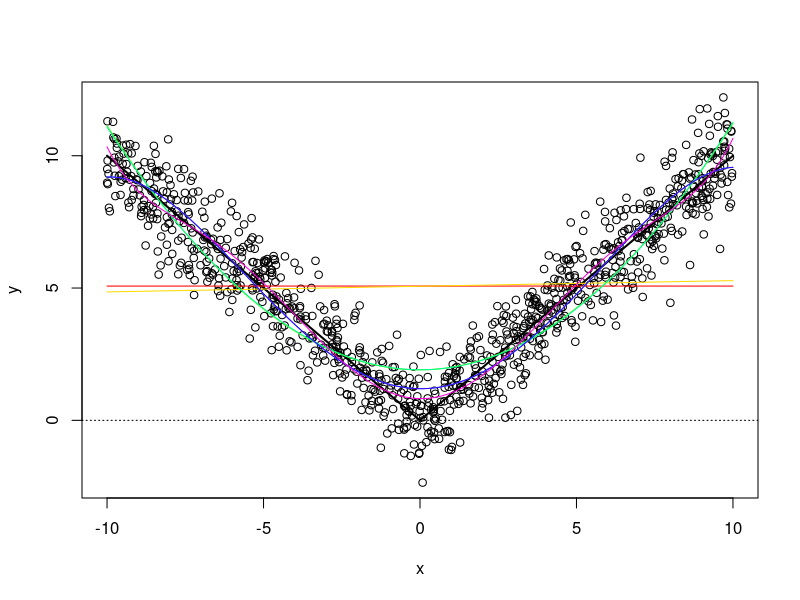
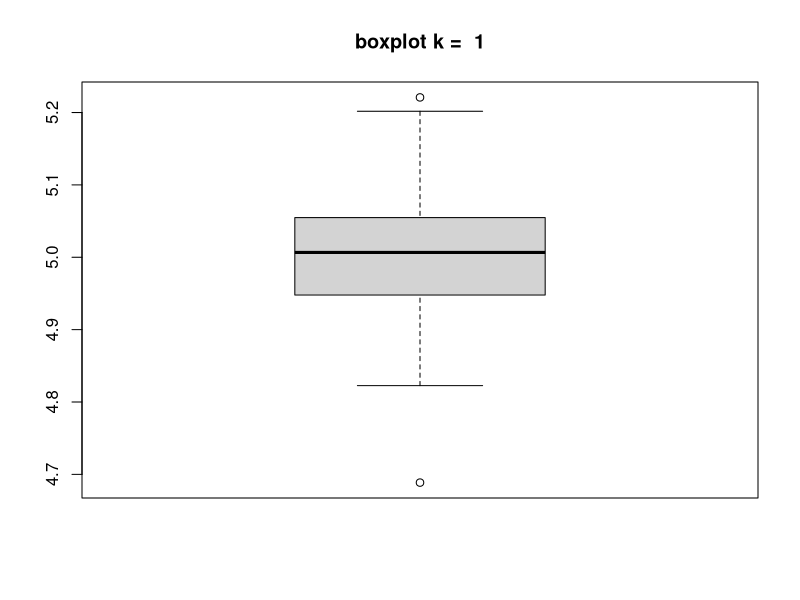
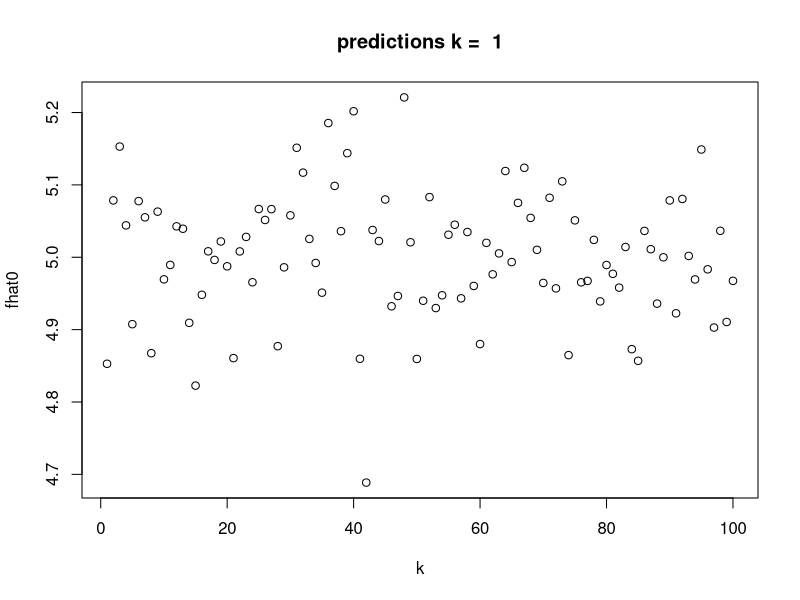
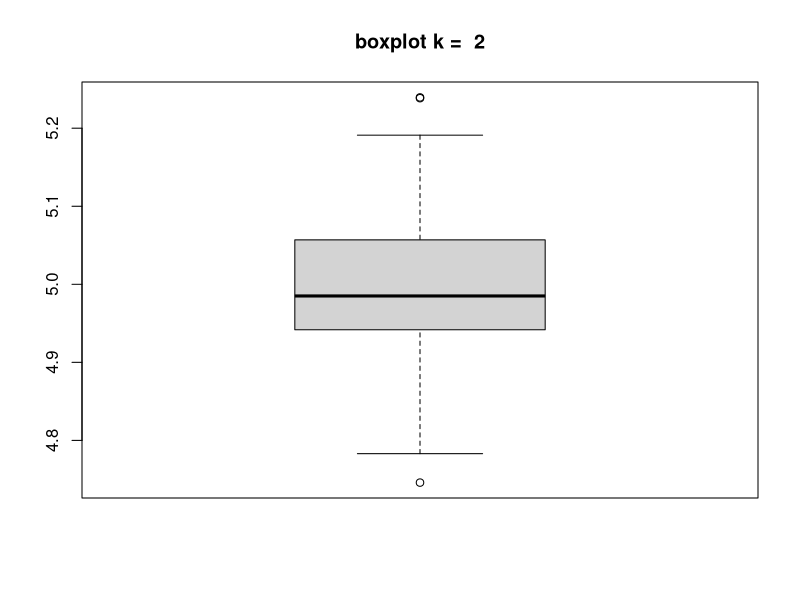
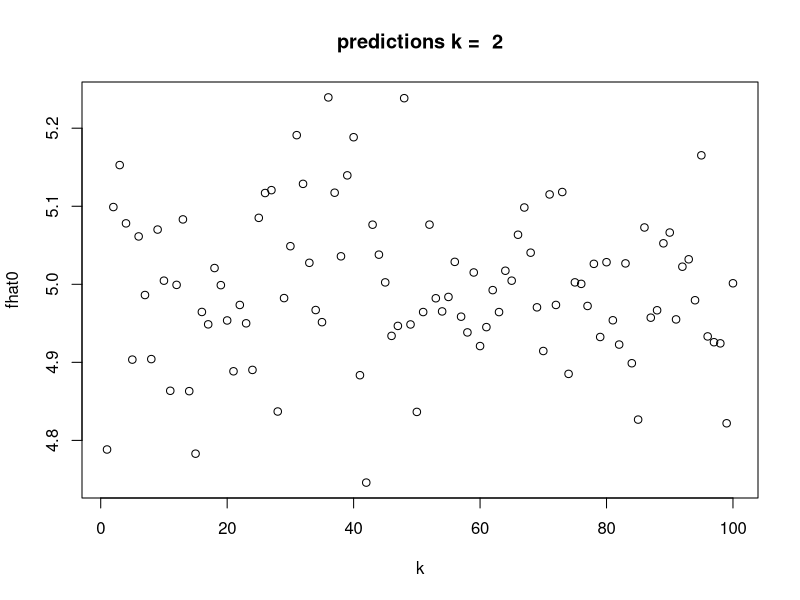
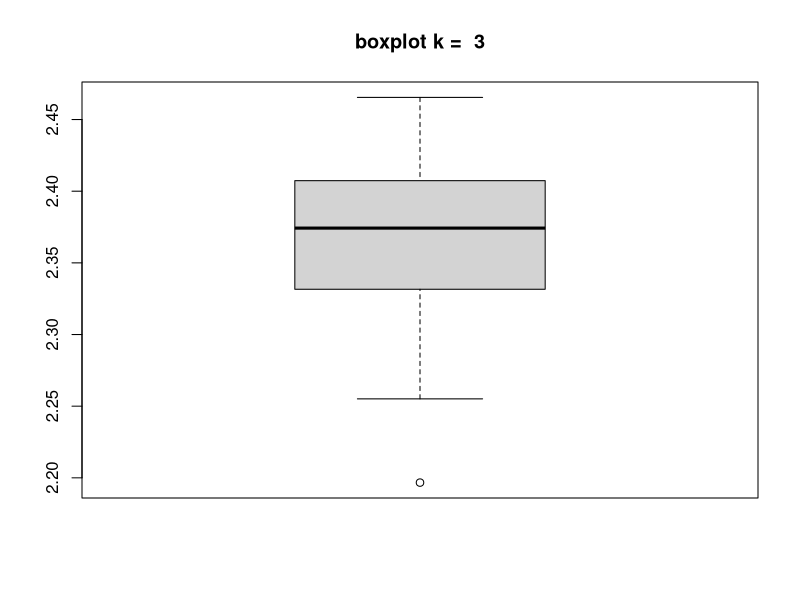
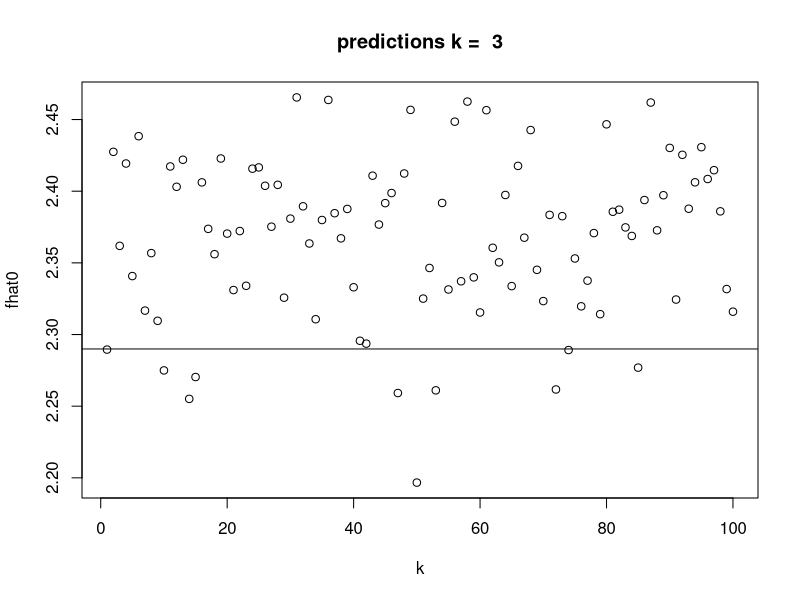
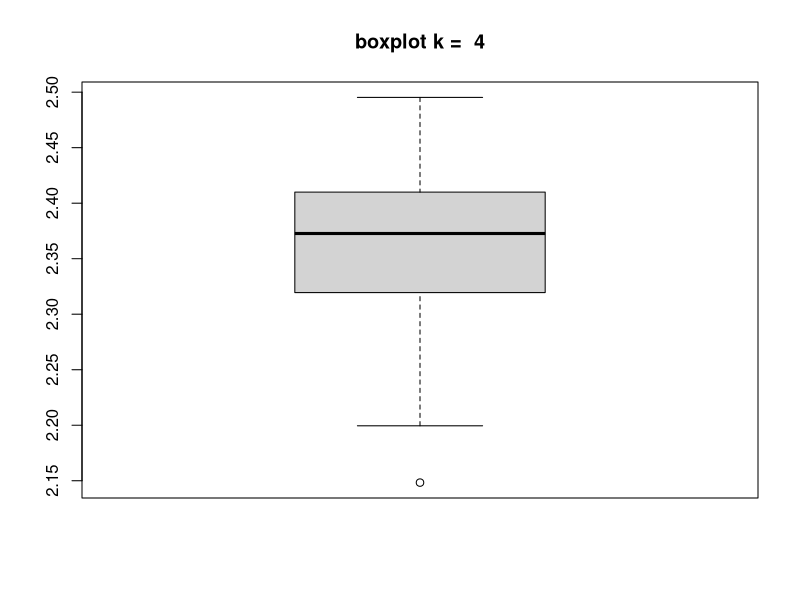

Generate these figures, in order, with R:
##################################################################
# El objetivo de este script R es estudiar la descomposicion del
# error de un algoritmo de aprendizaje. Para eso vamos a plantear
# un problema de regresion, generar datasets aleatorios y usar 
# regresion lineal como algoritmo de aprendizaje
##################################################################

##################################################################
## Funciones auxiliares
##################################################################

### Generar un dataset random de la form y = f(x) + eps
dataset <- function(f, min = 0, max = 1, size = 100) {
  x <- runif(size, min = min, max = max)
  eps <- rnorm(size)
  y <- f(x) + eps
  data.frame(x, y)
}

### Generar una hipotesis de la forma y ~ a0 + a1 x + ... + ak x^k
poly_formula <- function(k) {
  if (k == 0) {
    as.formula("y ~ 1") ### La hipotesis es una costante
  } else {
    as.formula(paste("y ~ poly(x, degree = ", paste(k, ")"))) ### es un polonomio de grado K (parametro)
  }
}

### Definimos bias (sesgo) y el error considerado MSE (Minimum Square Error)
### y_hat es el estimador, y es el valor verdadero
fn_bias <- function(y_hat, y) { (mean(y_hat) - y)^2 }
fn_mse <- function(y_hat, y) { mean((y_hat - y)^2) }

##################################################################
# En esta primera parte vamos a ver que pasa cuando aplicamos un
# algoritmo al mismo dataset variando el conjunto de hipotesis H
##################################################################

set.seed(117)

### Fijamos el algoritmo (regresion lineal)
h.A <- glm
h.A_predict <- predict.glm

### Valores minimos y maximos de x
h.min <- -10
h.max <- 10

### Grilla para visualizacion
h.grid <- seq(h.min, h.max, by = 0.01)
h.grid_df <- data.frame(x = h.grid)

### Funcion f
h.f <- function(x) abs(x)

### Cantidad de elementos del dataset
h.size <- 1000

### Generar el dataset
h.df <- dataset(h.f, min = h.min, max = h.max, size = h.size)

### H esta definido por el grado de un polinomio (complejidad)
h.max_complexity <- 7

### Vector de colores para visualizacion
h.col <- rainbow(h.max_complexity)

### HS es una lista de conjuntos de hipotesis H_k, k = 1 ... max_complexity
### H_k esta definido por el grado k del polinomio (complejidad)
h.HS <- list()
for (k in seq(h.max_complexity)) {
  h.HS[[k]] = poly_formula(k-1)
}

### Aplicamos el algoritmo de aprendizaje A a cada conjunto H_k con el dataset df
### fit es la lista de hipotesis h_k retornada por A(H_k, df)
h.fit <- list()
for (k in seq(h.max_complexity)) {
  h.fit[[k]] = h.A(h.HS[[k]], data = h.df)
}

### Prediccion en la grilla (solo para visualizacion)
h.predgrid <- list()
for (k in seq(h.max_complexity)) {
  h.predgrid[[k]] <- h.A_predict(h.fit[[k]], newdata = h.grid_df)
}

### Plot de las hipotesis aprendidas
plot(y ~ x, h.df, xlim = c(h.min, h.max))             # plot de los puntos de df
abline(0, 0, lty = 3)                                 # eje x punteado
lines(h.grid, h.f(h.grid), col = 'black', lwd = 2)    # funcion f
for (k in seq(h.max_complexity)) {
  lines(h.grid, h.predgrid[[k]], col = h.col[k])      # hipotesis h_k evaluada en la grilla
}

##################################################################
# Ahora estudiemos la descomposicion del error en sesgo y varianza
# en un punto aleatorio (x0, y0) generado siguiendo la misma
# distribucion que el (los) dataset(s)
##################################################################

# Cantidad de datasets T_1 ... T_sims generados aleatoriamente
h.sims <- 100

# Punto (x0, y0)
h.x0 <- runif(1, min = h.min, max = h.max)
h.f0 <- h.f(h.x0)
h.y0 <- h.f0 + rnorm(1)
h.x0_df <- data.frame(x = h.x0)

# Generar T_1 ... T_sims de h.size elementos cada uno
h.T <- list()
for (s in seq(h.sims)) {
  h.T[[s]] <- dataset(h.f, min = h.min, max = h.max, size = h.size)
}

### Para cada conjunto de hipotesis H_k ejecutar el algoritmo
### A en cada dataset T_s en { T_1 ... T_sims }, es decir: A(H_k, T_s)
### y evaluar la hipotesis resultante en x0
h.T_fit <- list()   # T_fit[k][s] es A(H_k, T_s) 
h.T_pred <- list()  # T_pred[k][s] es T_fit[k][s](x0)
for (k in seq(h.max_complexity)) {
  h.T_fit[[k]] <- list()
  h.T_pred[[k]] <- rep(0, h.sims)
  for (s in seq(h.sims)) {
    h.T_fit[[k]][[s]] <- h.A(h.HS[[k]], data = h.T[[s]])
    h.T_pred[[k]][s] <- h.A_predict(h.T_fit[[k]][[s]], newdata = h.x0_df)
  }
}

### Plot de T_pred[k] en dos formas
for (k in seq(h.max_complexity)) {
  boxplot(h.T_pred[[k]], main = paste("boxplot k = ", k))
  plot(h.T_pred[[k]], main = paste("predictions k = ", k), xlab = "k", ylab = "fhat0")
  abline(h = h.f0)
}

### Calcular bias, variance y MSE en (x0, y0)
h.bias <- rep(0, h.max_complexity)
h.var <- rep(0, h.max_complexity)
h.mse <- rep(0, h.max_complexity)
for (k in seq(h.max_complexity)) {
  h.bias[k] <- fn_bias(h.T_pred[[k]], h.f0)
  h.var[k] <- var(h.T_pred[[k]])
  h.mse[k] <- fn_mse(h.T_pred[[k]], h.y0)
}

### Plot var, bias, mse
plot(h.mse, type = 'l', ylim = c(-0.1, 4),
     col = 'red', xaxt = "n", main = 'bias-var', xlab = "complexity", ylab = "error")
axis(1, at = seq(h.max_complexity), labels = seq(0, h.max_complexity - 1))
lines(h.var, col = 'green')
lines(h.bias, col = 'blue')

##################################################################
# Ahora estudiemos la descomposicion del error en sesgo y varianza
# en un dataset aleatorio (X0, Y0) generado siguiendo la misma
# distribucion que el (los) dataset(s)
##################################################################

h.size <- 70

h.X0 <- runif(h.size, min = h.min, max = h.max)
h.F0 <- h.f(h.X0)
h.Y0 <- h.F0 + rnorm(h.size)
h.X0_df <- data.frame(x = h.X0)

### Evaluar A(H_k, T_s) en X0
for (k in seq(h.max_complexity)) {
  h.T_pred[[k]] <- matrix(0, nrow = h.sims, ncol = h.size)
  for (s in seq(h.sims)) {
    h.T_pred[[k]][s, ] <- h.A_predict(h.T_fit[[k]][[s]], newdata = h.X0_df)
  }
}

### Calcular bias, var y mse para cada x0 en X0
h.bias <- matrix(0, nrow = h.max_complexity, ncol = h.size)
h.var <- matrix(0, nrow = h.max_complexity, ncol = h.size)
h.mse <- matrix(0, nrow = h.max_complexity, ncol = h.size)
for (k in seq(h.max_complexity)) {
  for (i in seq(h.size)) {
    h.bias[k,i] <- fn_bias(h.T_pred[[k]][,i], h.F0[i])
    h.var[k,i] <- var(h.T_pred[[k]][,i])
    h.mse[k,i] <- fn_mse(h.T_pred[[k]][,i], h.Y0[i])
  }
}

### Plot de la media de bias, var y mse sobre X0
plot(apply(h.mse, 1, mean), type = 'l', ylim = c(-0.1, 4),
     col = 'red', xaxt = "n", main = 'bias-var', xlab = "complexity", ylab = "error")
axis(1, at = seq(h.max_complexity), labels = seq(0, h.max_complexity - 1))
lines(apply(h.var, 1, mean), col = 'green')
lines(apply(h.bias, 1, mean), col = 'blue')


######## Conclusiones del ejercicio en el PDF  #################
